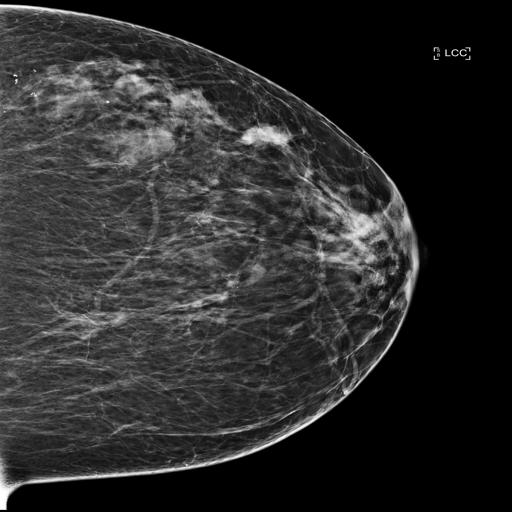
%> input picture Imágenes/M12.jpeg, 512 x 512 px, given in place of N1.jpg, which was not available
$ octave TP_Final.m   (GNU Octave 9; MATLAB toolbox functions it lacks are replaced by stand-ins)
%> lines starting %> are read from the running program, lines starting %| are printed output that depends on the picture; in (x1, y1, x2, y2) boxes, pixels count from 0 and x2, y2 are one past the last pixel; in counts of white or black regions, pixels touching at a corner belong together; the program's own positions count from 1; pictures that were not available may be replaced by others from this repository, and a replacement may not be noted
%> further down, img is the input picture: size 512x512 uint8; min 0, max 255, mean 42.4
### Codigo/TumorMama.m
function tumor = TumorMama(filename)
%> called with filename = 'N1.jpg'

%Leemos imagen
img=imread(filename);

%Sino está en escala de grises, la modifico para que lo esté
gray = ismatrix(img);
%> gray = true
gris=img;
if gray == false %no esta en escala de grises
    gris = rgb2gray(img);
end


%Determinamos un umbral en función del histograma ecualizado
%Modificamos la imagen en función del umbral
J=histeq(gris);
umbral1=150;
umbral2=255;

img_out=imadjust(gris,[umbral1, umbral2]/255, [0, 255]/255);

%Binarizamos la imagen
BW=imbinarize(img_out);
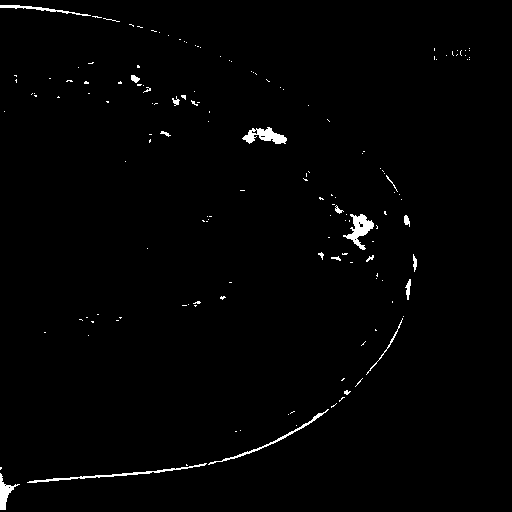
%> BW: size 512x512 logical; 1.2% white; 152 white regions (133 under 20 px), largest, box (x1, y1, x2, y2) and area: (343, 214, 374, 250) 456, (242, 127, 287, 144) 407, (27, 463, 207, 483) 395

%Creamos un elemento estructurante con el que vamos a realizar operaciones
%morfológicas sobre la mamografía
se=strel('disk',7);
BW=imclose(BW,se);
%> BW: size 512x512 logical; 1.6% white; 92 white regions (72 under 20 px), largest, box (x1, y1, x2, y2) and area: (319, 194, 378, 262) 936, (27, 403, 337, 483) 752, (242, 127, 287, 144) 476

%% ELIMINO BORDES

[B,L]=bwboundaries(BW);
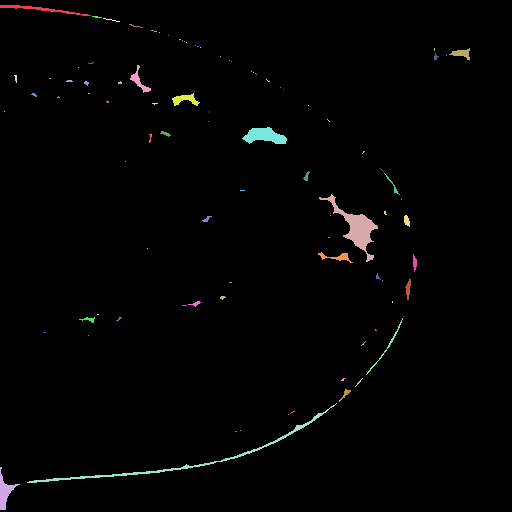
%> L: size 512x512 double; 93 distinct labels, from 0 to 92; one colour per label, 0 black
%> B = 92 boundaries; largest, box (x1, y1, x2, y2) and points: (27, 403, 337, 483) 622, (319, 194, 378, 262) 214, (0, 5, 91, 16) 183, (366, 318, 403, 375) 113, (0, 467, 20, 510) 108

borde=size(L,2); %Nos quedamos con la altura de la matriz de etiquetas
%> borde = 512

%Obtengo índices de donde empieza y termina la matriz de etiquetas
num=0;
max_inicio=max(L(:,1));
%> max_inicio = 2
max_final=max(L(:,borde));
%> max_final = 0

%Si se encuentra un elemento en el borde, es ruido, lo eliminamos
for i=1:max_inicio
    fila_inicio=find(L(:,1)==i);

    if ~isempty(fila_inicio)
        distinta_cero1 = fila_inicio(1);
        num1=L(distinta_cero1,1);
        L(L==num1)=0;
    end
end
%> this loop made 2 passes
%> (fila_inicio, distinta_cero1, num1) on pass 1: ([6; 7; 8], 6, 1)
%> (distinta_cero1, num1) on pass 2: (468, 2)
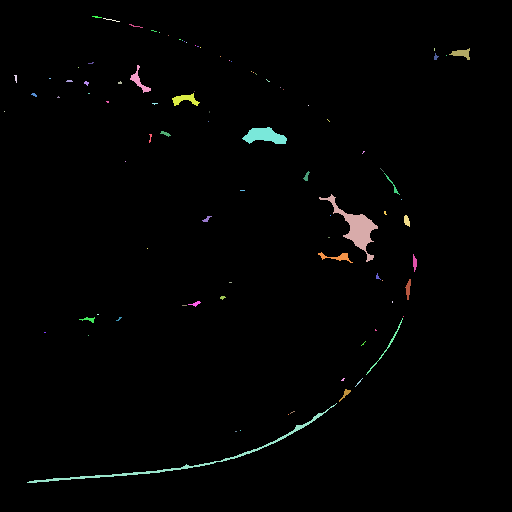
%> L: size 512x512 double; 91 distinct labels, from 0 to 92; one colour per label, 0 black

%Lo mismo hacemos para el otro borde
for i=1:max_final
     fila_final=find(L(:,borde)==i);

    if ~isempty(fila_final)
        distinta_cero2 = fila_final(1);
        num2=L(distinta_cero2,borde);
        L(L==num2)=0;
    end
end
%> this loop made 0 passes
%%

%Binarizamos la matriz de etiquetas
BWL=imbinarize(L);

%Creamos un elemento estructurante con el que vamos a realizar operaciones
%morfológicas sobre la mamografía
%---------------------
SE1=strel('square',5);
SE2=strel('disk',3);
SE3=strel('disk',10);
%

%TUVE QUE EROSIONAR PARA SACAR RUIDO! Dilatamos para agrandar y suavizar
%los elementos que se encuentran en la imagen
BW2=imerode(BWL,SE1);
%> BW2: size 512x512 logical; 0.29% white; 12 white regions (9 under 20 px), largest, box (x1, y1, x2, y2) and area: (347, 216, 373, 247) 449, (247, 130, 284, 142) 237, (455, 52, 467, 55) 21
BW2=imdilate(BW2,SE3);
%> BW2: size 512x512 logical; 2.3% white; 6 white regions, box (x1, y1, x2, y2) and area: (323, 190, 382, 267) 2649, (238, 121, 293, 151) 1297, (166, 88, 201, 112) 657, (124, 67, 156, 99) 647, (446, 43, 476, 64) 535, (397, 211, 416, 230) 293

mask=BW2;


% Le sacamos el área, el perímetro y el centroide de cada elemento presente
L1 = bwlabel(mask);
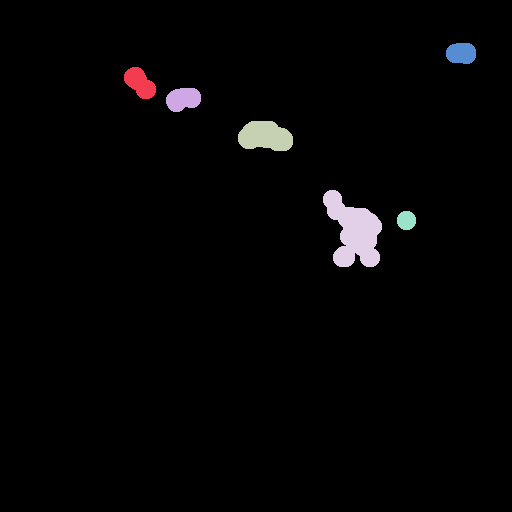
%> L1: size 512x512 double; 7 distinct labels, from 0 to 6; one colour per label, 0 black
prop = regionprops(L1, 'Area', 'Perimeter', 'Centroid');
%> prop = 6 regions; Area, Centroid and Perimeter: 2649 [354.5 232.4] 270, 1297 [265.8 136.9] 139.7, 657 [183.8 99.7] 93.78, 647 [140.5 83.5] 96.1, 535 [461.9 53.9] 81.3, 293 [407 221] 57.3
areas = [prop.Area];
%> areas = [647 657 1297 2649 293 535]
perimeters = [prop.Perimeter];
%> perimeters = [96.1 93.78 139.7 270 57.3 81.3]

%Calculamos el factor de redondez
for k = 1:length(prop)
    r = perimeters(k)/(2*pi) + 0.5;
    FR(k) = (4*pi*areas(k))/(perimeters(k)^2)*(1 - 0.5/r)^2;
end
%> this loop made 6 passes
%> r on passes 1 to 6: 15.79, 15.43, 22.73, 43.47, 9.62, 13.44
%> after the loop, FR = [0.826 0.879 0.799 0.446 1.01 0.943]

%Si el FR es menor a 0.55 determinamos que no es un tumor ni una masa que
%nos interese, la eliminamos de la imagen
for i=1:length(prop)
    if FR(i) < 0.55
       mask(L1 == i) = 0;
    end
end
%> this loop made 6 passes
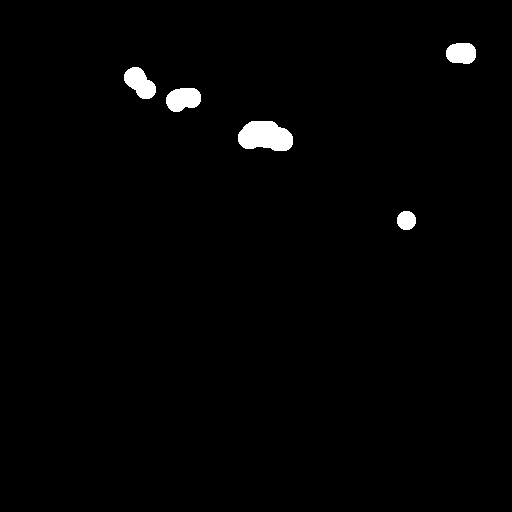
%> mask: size 512x512 logical; 1.3% white; 5 white regions, box (x1, y1, x2, y2) and area: (238, 121, 293, 151) 1297, (166, 88, 201, 112) 657, (124, 67, 156, 99) 647, (446, 43, 476, 64) 535, (397, 211, 416, 230) 293

%%Saco matriz de etiquetas y area de los elementos de la mascara modificada
L2 = bwlabel(mask);
%> L2: size 512x512 double; 6 distinct labels, from 0 to 5
prop2 = regionprops(mask, 'Area');
%> prop2 = 5 regions; Area: 1297, 657, 647, 535, 293
areas2 = [prop2.Area];
%> areas2 = [647 657 1297 293 535]

%Obtengo el indice del elemento de mayor area
[valor_max, indice_circulo_mas_grande] = max(areas2);
%> valor_max = 1297; indice_circulo_mas_grande = 3

%Si hay más de un elemento de la máscara, me quedo con el objeto más grande, es decir el tumor
if length(areas2)>1
   for i=1:length(areas2)
       mask(L2 ~= indice_circulo_mas_grande) = 0;
   end
%> this loop made 5 passes
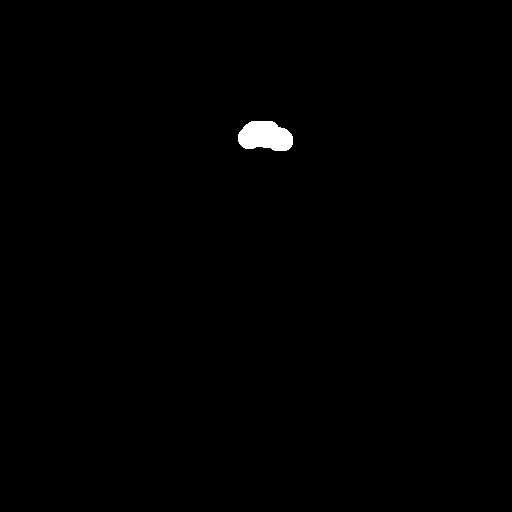
%> mask: size 512x512 logical; 0.49% white; 1 white region, box (x1, y1, x2, y2) and area: (238, 121, 293, 151) 1297
end

% Segmentamos la zona del tumor
tumor=BW.*mask;
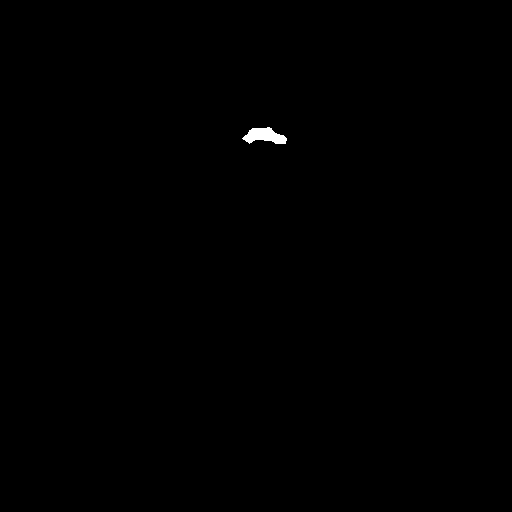
%> tumor: size 512x512 double; values 0 (black) and 1 (white), 0.18% white; 1 white region, box (x1, y1, x2, y2) and area: (242, 127, 287, 144) 476

%Obtenemos bordes y matriz de etiquetas de la zona dilatada del tumor
[B3,L3] = bwboundaries(tumor);
%> B3 = 1 boundary; box (x1, y1, x2, y2) and points: (242, 127, 287, 144) 96

%Obtenemos los elementos dentro de la zona dilatada del tumor
prop3 = regionprops(L3, 'Area');
%> prop3 = 1 region; Area: 476
areas3 = [prop3.Area];
%> areas3 = 476
[valor_max, indice_circulo_mas_grande3] = max(areas3);
%> valor_max = 476; indice_circulo_mas_grande3 = 1

% Eliminar los objetos pequeÃ±os si hay mas de un objeto en la imagen
if length(areas3)>1
   for i=1:length(areas3)
       tumor(L3 ~= indice_circulo_mas_grande3) = 0;
   end
end
end

### Codigo/MalignoBenigno.m
function [resultado, X] = MalignoBenigno(tumor, ImgOrg)

%Determinamos si se encontró una masa o no y si esa masa es sospechosa o no

%% Verificamos si se encontraron tumores
tumor_neg = sum(tumor(:));
%> tumor_neg = 476

if tumor_neg == 0 %no hay tumor para analizar
    resultado = 'N';
end

gray = ismatrix(ImgOrg);
gris=ImgOrg;

if gray == false %no esta en escala de grises
    gris = rgb2gray(ImgOrg);
end
%% Calculamos parámetros de la masa

%Obtenemos la masa en su escala de grises original
tumorR=double(gris).*tumor;
tumorR=uint8(tumorR);
%> tumorR: size 512x512 uint8

% La vectorizamos
vector=uint8(tumorR(:));
vectord=double(tumorR(:));

%Caclulamos la media
m = mean(tumorR(:));
%> m = 0.354

%Calculamos el desvío estandar
de = std2(vector);
%> de = 8.35

%Calculamos la curtosis
k = kurtosis(vectord);
%> k = 567.1

%Binarizamos el tumor
tumorBW = imbinarize(tumorR);

% Calculamos el perímetro y el área del mismo
propiedades = regionprops(tumorBW,'Area', 'Perimeter');
%> propiedades = 1 region; Area and Perimeter: 476 103.6
perimetro = propiedades.Perimeter;
%> perimetro = 103.6
area = propiedades.Area;
%> area = 476

% Calculamos el ENC
ENC = (2 * sqrt(pi * area))/perimetro;
%> ENC = 0.746

if m<0.08
    resultado='N';
else
    resultado='T';
end

X = [de k m ENC perimetro];
%> X = [8.35 567.1 0.354 0.746 103.6]
end

### Codigo/TP_Final.m
clc
clear all
%% Verificamos que la función MalignoBenigno esté clasificando bien
filenameN = {'N1.jpg','N2.jpg', 'N3.jpg', 'N4.jpg' ,'N5.jpg'};
for k = 1:5

    img = imread(filenameN{k});

    %Segmentamos el tumor
    tumor = TumorMama(filenameN{k});

    %Obtenemos los parámetros de la masa
    [R, X] = MalignoBenigno(tumor, img);
%> R = 'T'; X = [8.35 567.1 0.354 0.746 103.6]
    Normales(k)= R;
end
%> pass 2 of the loop `for k = 1:5`:
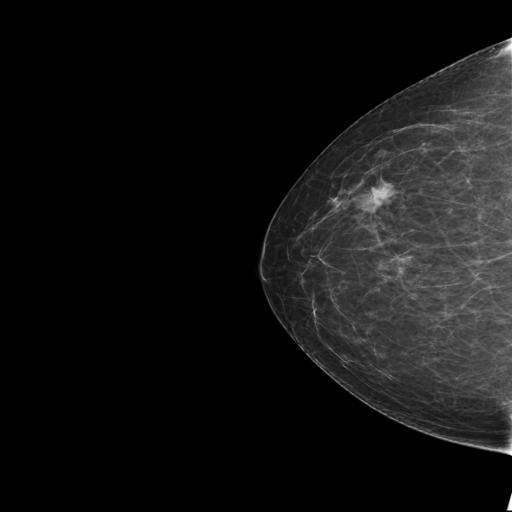
%> input picture Imágenes/M13.jpeg, 512 x 512 px, given in place of N2.jpg, which was not available
%> img is the input picture: size 512x512 uint8; min 0, max 255, mean 18.3
%> B = 4 boundaries; box (x1, y1, x2, y2) and points: (373, 188, 387, 203) 39, (498, 444, 512, 455) 39, (505, 38, 512, 54) 36, (508, 495, 512, 510) 32
%> max_inicio = 0
%> max_final = 4
%> the loop in TumorMama (call 2), `for i=1:max_final` made 4 passes
%> (fila_final, distinta_cero2) on pass 2: ([445; 446; 447; 448; 449; 450; 451; 452; 453; 454; 455], 445)
%> after the loop in TumorMama (call 2), `for i=1:max_final`:
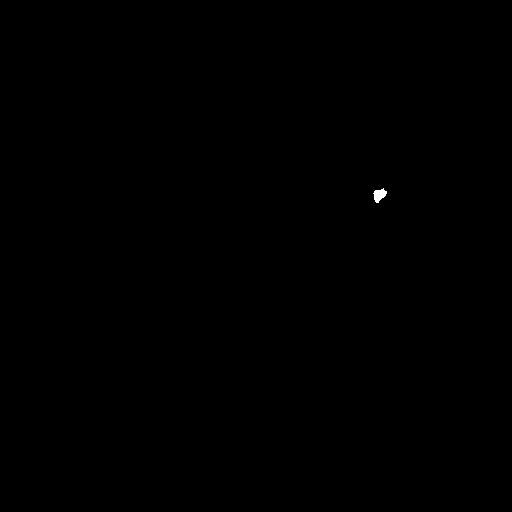
%> L: size 512x512 double; values 0 (black) and 1 (white), 0.05% white; 1 white region, box (x1, y1, x2, y2) and area: (373, 188, 387, 203) 126
%> in TumorMama (call 2), `BW2=imdilate(BW2,SE3);`:
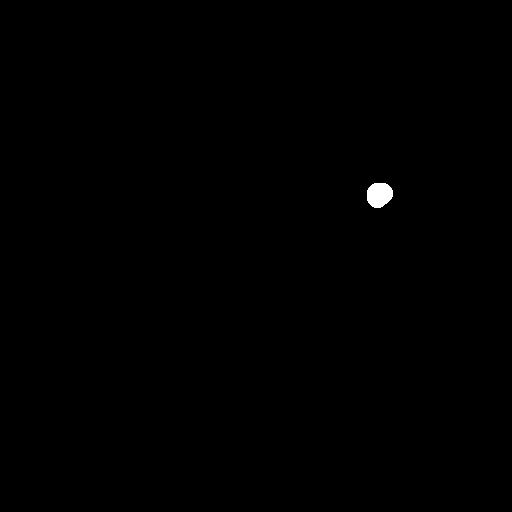
%> BW2: size 512x512 logical; 0.2% white; 1 white region, box (x1, y1, x2, y2) and area: (367, 183, 393, 208) 520
%> prop = 1 region; Area, Centroid and Perimeter: 520 [379.9 195.4] 78.16
%> areas = 520
%> perimeters = 78.16
%> the loop in TumorMama (call 2), `for k = 1:length(prop)` made 1 pass
%> r on pass 1: 12.94
%> the loop in TumorMama (call 2), `for i=1:length(prop)` made 1 pass
%> prop2 = 1 region; Area: 520
%> areas2 = 520
%> in TumorMama (call 2), `[valor_max, indice_circulo_mas_grande] = max(areas2);`: indice_circulo_mas_grande = 1
%> B3 = 1 boundary; box (x1, y1, x2, y2) and points: (373, 188, 387, 203) 39
%> prop3 = 1 region; Area: 126
%> areas3 = 126
%> propiedades = 1 region; Area and Perimeter: 126 42.05
%> `[R, X] = MalignoBenigno(tumor, img);`: X = [3.94 2119.6 0.0862 0.946 42.05]
%> (the run ends here)
